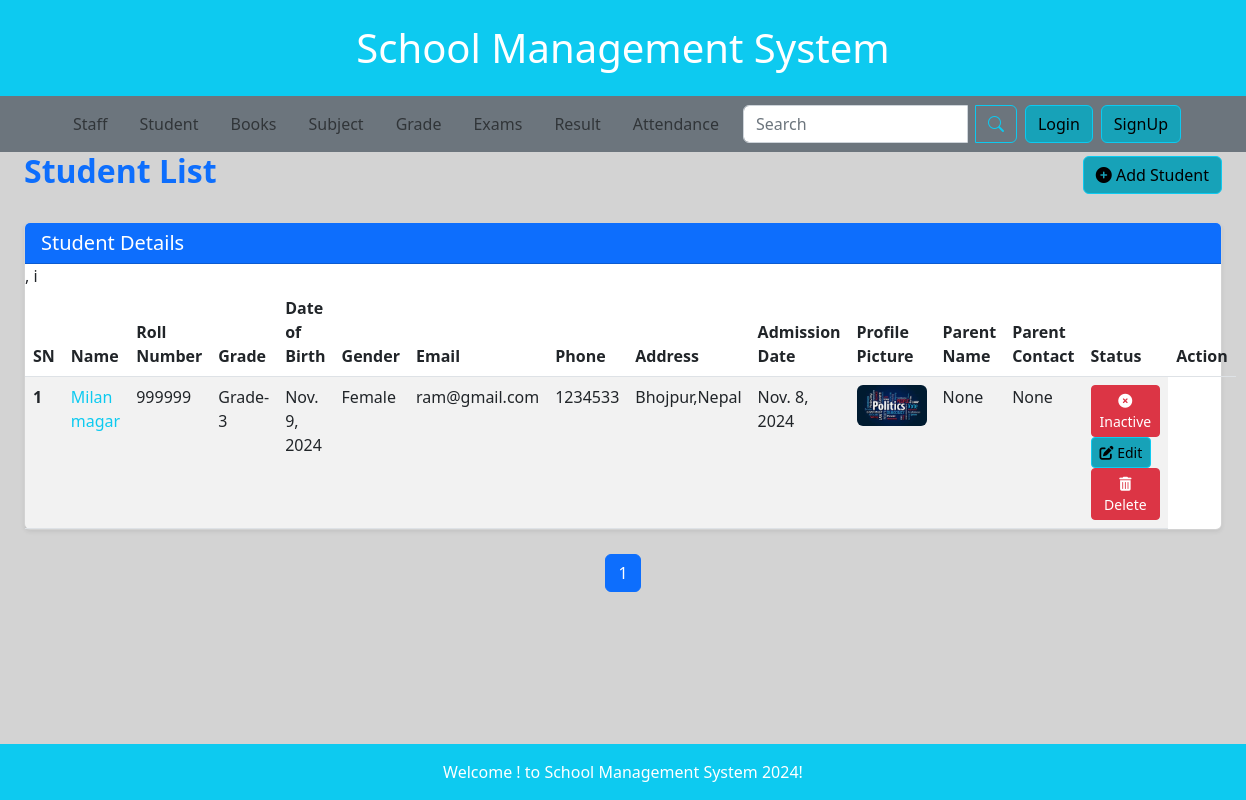
The page /student/list on the database its author committed.
### smsapp/models.py (models this page shows, shortened)
class DateTimeModel(models.Model):
    created_at = models.DateTimeField(auto_now_add=True)
    updated_at = models.DateTimeField(auto_now=True)
    class Meta:
        abstract = True  # This makes DateTimeModel an abstract base class

class Student(DateTimeModel):
    name = models.CharField(max_length=100)
    roll_number = models.CharField(max_length=10, unique=True)
    grade = models.ForeignKey(Grade, on_delete=models.CASCADE, related_name='students')
    date_of_birth = models.DateField()
    gender = models.CharField(max_length=10, choices=[('Male', 'Male'), ('Female', 'Female'), ('Other', 'Other')])
    email = models.EmailField(unique=True, blank=True, null=True)
    phone = models.CharField(max_length=15, blank=True, null=True)  # Changed to CharField
    address = models.CharField(max_length=255, blank=True, null=True)
    admission_date = models.DateField()
    profile_picture = models.ImageField(upload_to='students/', blank=True, null=True)
    parent_name = models.CharField(max_length=100, blank=True, null=True)
    parent_contact = models.CharField(max_length=15, blank=True, null=True)
    is_active = models.BooleanField(default=True)

class Grade(DateTimeModel):
    name = models.CharField(max_length=50, unique=True)
    description = models.TextField(blank=True, null=True)
    def __str__(self):
        return self.name

### smsapp/views.py (the view)
# urls.py: path('student/list', StudentListView.as_view(), name='student_list'),
class StudentListView(TemplateView):
    template_name = 'student/list.html'
    def get_context_data(self, **kwargs):
        context = super().get_context_data(**kwargs)
        try:
            student_queryset = Student.objects.all()  # Fetch all student records
            paginator = Paginator(student_queryset, 4)  # Paginate, 4 students per page
            page_number = self.request.GET.get('page', 1)  # Default to the first page
            try:
                student_data = paginator.page(page_number)
            except PageNotAnInteger:
                student_data = paginator.page(1)  # Load the first page if page is not an integer
            except EmptyPage:
                student_data = paginator.page(paginator.num_pages)  # Load the last page if page exceeds limits
            context['student_list'] = student_data  # Paginated student list
            context['lastpage'] = paginator.num_pages  # Total number of pages
            context['totalpagelist'] = range(1, paginator.num_pages + 1)  # List of page numbers
        except Student.DoesNotExist:  # Correct model exception
            context['student_list'] = None
            context['error'] = "No student found."
        except Exception as e:
            context['student_list'] = None  # Correct key in context
            context['error'] = f"An error occurred: {str(e)}"
        return context

### templates/student/list.html (shortened to what this page needs)
{% extends 'home.html' %}
{% load static %}
{% block mainblock %}
<div class="container-fluid pr-4">
    <div class="row mx-0">
        <div class="col-12">
            <div class="d-flex justify-content-between align-items-center mb-4">
                <h2 class="fw-bold text-primary">Student List</h2>
                <a href="{% url 'smsapp:student_create' %}" class="btn btn-info">
                    <i class="fas fa-plus-circle"></i> Add Student
                </a>
            </div>
            <div class="card shadow-sm">
                <div class="card-header bg-primary text-white">
                    <h5 class="mb-0">Student Details</h5>
                </div>
                <div class="card-body p-0">
                    <table class="table table-hover table-striped table-responsive-md mb-0">
                        <thead class="thead-dark">
                            <tr>
                                <th scope="col">SN</th>
                                <th scope="col">Name</th>
                                <th scope="col">Roll Number</th>
                                <th scope="col">Grade</th>
                                <th scope="col">Date of Birth</th>
                                <th scope="col">Gender</th>
                                <th scope="col">Email</th>
                                <th scope="col">Phone</th>
                                <th scope="col">Address</th>
                                <th scope="col">Admission Date</th>
                                <th scope="col">Profile Picture</th>
                                <th scope="col">Parent Name</th>
                                <th scope="col">Parent Contact</th>
                                <th scope="col">Status</th>
                                <th scope="col">Action</th>
                            </tr>
                        </thead>
                        <tbody>
                            {% for student in student_list %}
                                <tr>
                                    <th scope="row">{{ forloop.counter }}</th>
                                    <td>
                                        <a href="{% url 'smsapp:student_detail' student.id %}" class="text-decoration-none text-info">
                                            {{ student.name }}
                                        </a>
                                    </td>
                                    <td>{{ student.roll_number }}</td>
                                    <td>{{ student.grade }}</td>
                                    <td>{{ student.date_of_birth }}</td>
                                    <td>{{ student.gender }}</td>
                                    <td>{{ student.email }}</td>
                                    <td>{{ student.phone }}</td>
                                    <td>{{ student.address }}</td>
                                    <td>{{ student.admission_date }}</td>
                                    <td>
                                        {% if student.profile_picture %}
                                            <img src="{{ student.profile_picture.url }}" class="rounded" width="70" alt="Profile Picture">
                                        {% else %}
                                            <span class="text-muted">N/A</span>
                                        {% endif %}
                                    </td>
                                    <td>{{ student.parent_name }}</td>
                                    <td>{{ student.parent_contact }}</td>
                                    <td>
                                        <form method="post" action="#" class="d-inline">
                                            <button type="submit" class="btn btn-sm
                                                {% if student.is_active %}btn-success{% else %}btn-danger{% endif %}">
                                                {% if student.is_active %}
                                                    <i class="fas fa-check-circle"></i> Active
                                                {% else %}
                                                    <i class="fas fa-times-circle"></i> Inactive
                                                {% endif %}
                                            </button>
                                        </form>
                                        <a href="{% url 'smsapp:student_update' student.id %}" class="btn btn-sm btn-info">
                                            <i class="fas fa-edit"></i> Edit
                                        </a>
                                        <a href="{% url 'smsapp:student_delete' student.id %}" class="btn btn-sm btn-danger">
                                            <i class="fas fa-trash-alt"></i> Delete
                                        </a>
                                    </td>
                                </tr>
                            {% endfor %}
                        </tbody>
                    </table>
                </div>
            </div>
            <nav aria-label="Page navigation" class="mt-4">
                <ul class="pagination justify-content-center">
                    {% for n in totalpagelist %}
                        <li class="page-item {% if student_list.number == n %}active{% endif %}">
                            <a class="page-link" href="?page={{ n }}">{{ n }}</a>
                        </li>
                    {% endfor %}
                </ul>
            </nav>
        </div>
    </div>
</div>
{% endblock %}

### templates/home.html (style rules this page uses)
body { background-color: lightgray; }
h2 { color: blue; }
.btn-info { background-color: #17a2b8; }

### rows shown on the page
Student: name "Milan magar", roll_number "999999", grade "Grade-3", date_of_birth "Nov. 9, 2024", gender "Female", email "ram@gmail.com", phone "1234533", address "Bhojpur,Nepal", admission_date "Nov. 8, 2024", profile_picture (picture), parent_name "None", parent_contact "None", is_active False (drawn)

### other values the page prints
{{ n }} "1"
